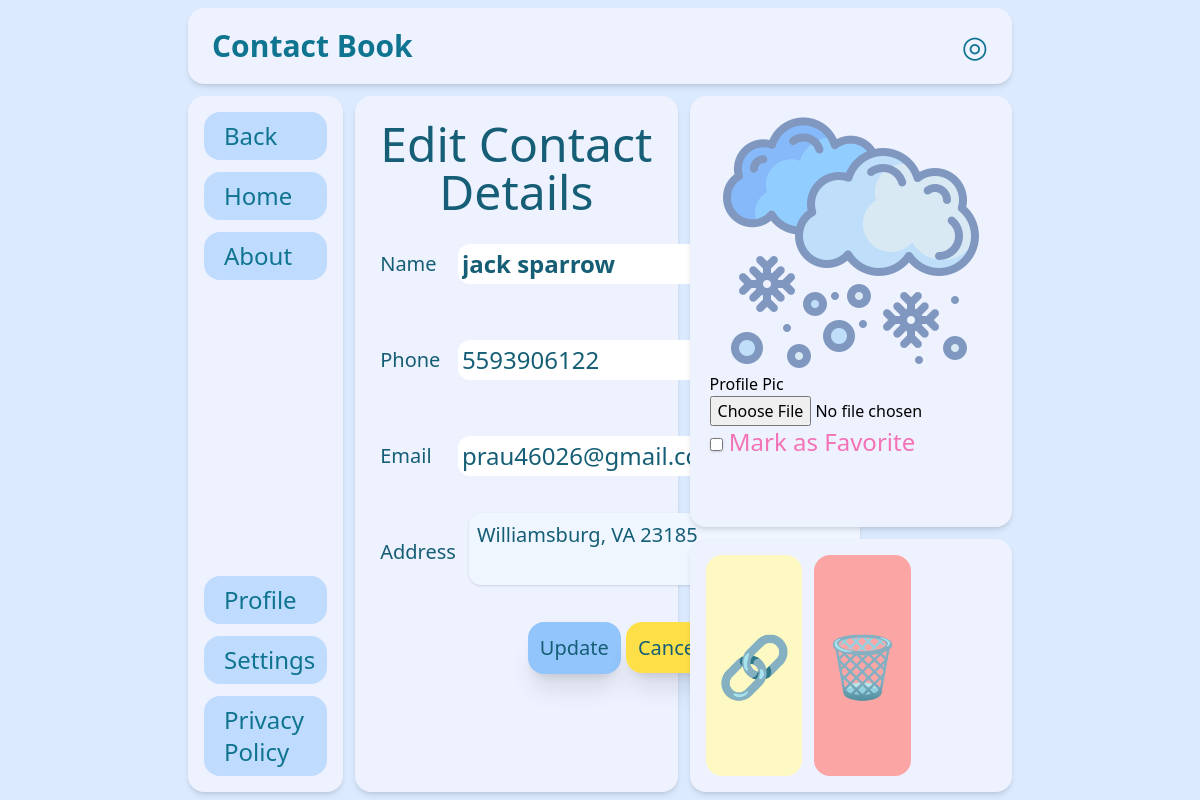
The page /edit_contact/134 on the database its author committed.
### contacts/models.py (models this page shows, shortened)
class Contacts(models.Model):
    user = models.ForeignKey(User, on_delete=models.SET_NULL, null=True, blank=True)
    name = models.CharField(max_length=50,default="NaN")
    phone = models.CharField(max_length=15)
    email = models.EmailField(max_length=50)
    address = models.TextField()
    ppic = models.ImageField(default='default.jpg', upload_to='')
    fav = models.BooleanField(default=False)

### contacts/views.py (the view, shortened to what this page needs)
# urls.py: path('edit_contact/<id>',views.edit_contact,name="edit_contact"),
def edit_contact(request,id):
    contact = Contacts.objects.get(id=id)
    context={'contact':contact}
    return render(request,'edit_contact.html',context)

### templates/edit_contact.html (shortened to what this page needs)
{% extends 'base.html' %}
{% load static %}
{% block body %}
<div class="grid grid-cols-5 grid-rows-9 gap-3 h-screen w-[70%] mx-auto p-2">
    <div class="text-cyan-700 col-span-5 bg-indigo-50 shadow-md rounded-2xl flex items-center justify-between px-6">
        <div class="text-3xl font-bold">Contact Book</div>
        <div class="text-3xl">
            ◎
        </div>
    </div>
    <nav class="nav text-cyan-700 text-2xl row-span-8 row-start-2 bg-indigo-50 shadow-md rounded-2xl flex flex-col items-start justify-between">
        <ul class=" w-full p-4">
            <li class="bg-blue-200 p-2 pl-5 rounded-2xl mb-3">Back</li>
            <li class="bg-blue-200 p-2 pl-5 rounded-2xl mb-3">Home</li>
            <li class="bg-blue-200 p-2 pl-5 rounded-2xl mb-3">About</li>
        </ul>
        <ul class=" w-full p-4">
            <li class="bg-blue-200 p-2 pl-5 rounded-2xl mb-3">Profile</li>
            <li class="bg-blue-200 p-2 pl-5 rounded-2xl mb-3">Settings</li>
            <li class="bg-blue-200 p-2 pl-5 rounded-2xl ">Privacy Policy</li>
        </ul>
    </nav>
    <div class="text-cyan-800 p-6 text-xl col-span-2 row-span-8 row-start-2 bg-indigo-50 shadow-md rounded-2xl flex flex-col">
        <div class="text-5xl text-center">Edit Contact Details</div>
        <form action="/edit_contact/{{contact.id}}" method="post">
        <table >
            <tr class=" align-middle h-24" >
                <td>Name</td>
                <td class="text-2xl font-bold"><input type="text" name="name" value="{{contact.name}}" class="rounded-xl p-1"></td>
            </tr>
            <tr class="  align-middle h-24">
                <td>Phone</td>
                <td class="text-2xl"><input type="text" name="phone" value="{{contact.phone}}" class="rounded-xl p-1"></td>
            </tr>
            <tr class="  align-middle h-24">
                <td>Email</td>
                <td class="text-2xl"><input type="text" name="email" value="{{contact.email}}" class="rounded-xl p-1"></td>
            </tr>
            <tr class="  align-middle h-24 ">
                <td>Address</td>
                <td class="pl-3">
                <textarea name="addr" cols="30" rows="2" class=" p-2 rounded-xl shadow bg-blue-50" class="rounded-xl p-1">{{contact.address}}</textarea></td>
            </tr>
            <tr class="  align-middle h-24 ">
                <td colspan="2" class="text-center" >
                    <input  class=" p-3 rounded-2xl bg-blue-300 shadow-xl hover:bg-blue-400" type="submit" value="Update">
                    <a href="/contact_details/{{contact.id}}"  class=" p-3 rounded-2xl bg-yellow-300 shadow-xl hover:bg-yellow-400" >Cancel</a>
                </td>
            </tr>
        </table>
    </div>
    <div class="p-5 col-span-2 row-span-5 col-start-4 row-start-2 bg-indigo-50 shadow-md rounded-2xl ">
        <img id="imagePreview" src="/static/images/{{contact.ppic}}" alt="Image Preview" class="rounded-full mx-auto " style=" max-width:100%;max-height:80%">
        <label>Profile Pic</label>
        <input class="cursor-pointer" type="file" accept="image/*" name="ppic" id="imageInput" accept="images/*">
        <div class=" min-w-[20%] relative bottom-0 left-0 text-2xl text-pink-400">
            <input type="checkbox" name="fav" class="shadow bg-blue-50 " {% if contact.fav %}checked{% endif %}>
            Mark as Favorite
        </div>
    </div>
    <div class="flex gap-3 p-4 text-6xl col-span-2 row-span-3 col-start-4 row-start-7 bg-indigo-50 shadow-md rounded-2xl">
        <div class="bg-yellow-100 hover:bg-yellow-200 rounded-2xl p-3 w-1/3 flex items-center justify-center">🔗</div>
        <a href="/delete_contact/{{contact.id}}" class="bg-red-300 hover:bg-red-400 rounded-2xl p-3 w-1/3 flex items-center justify-center">🗑️</a>
    </div>
</div>
{% endblock %}

### static/css/style.css (style rules this page uses)
#imagePreview { border-radius:10%; opacity:0.5 }

### rows shown on the page
Contacts: name "jack sparrow", phone "5593906122", email "prau46026@gmail.com", addr "Williamsburg, VA 23185", ppic (picture)
